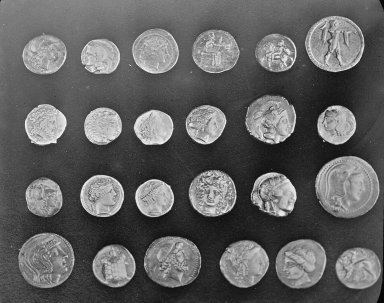
#> input picture skimage.data.coins(), 384 x 303 px
$ jupyter execute 'Exercise 2.ipynb'   (older library calls are emulated)
#> lines starting #> are read from the running program, lines starting #| are printed output that depends on the picture; after the words box and inside, x2 and y2 are one past the last pixel; in counts of white or black regions, pixels touching at a corner belong together; long printed decimals are rounded
<a href="https://colab.research.google.com/github/Mahsa-Goudarzi/ComputerVision/blob/main/M2_Image%20Segmentation/Exercise%202.ipynb" target="_parent"></a>

# Module 2: IMAGE SEGMENTATION

Christian Mata, PhD

# Exercise 2

**Before starting:**

- Create a GitHub repository to upload the solution of this exercise.
- Share this GitHub link to your professor.

**Objectives**

Generate a single Python notebook implementing and answering the following questions:

🔹 **Task 1:** Load an image and apply a thresholding method. Analyze and discuss the segmentation results.

[cell 1]
import matplotlib.pyplot as plt
from skimage.data import coins
from skimage.filters import threshold_otsu
from skimage.util import img_as_ubyte

# Load image
image = coins()
#> image is the input picture: shape (303, 384); min 1, max 252, mean 96.9
# 'coins' is already grayscale, so we dont need to convert it to grayscale

# Compute Otsu's threshold
thresh = threshold_otsu(image)
#> thresh = 107

# Apply threshold to get binary image
binary = image > thresh
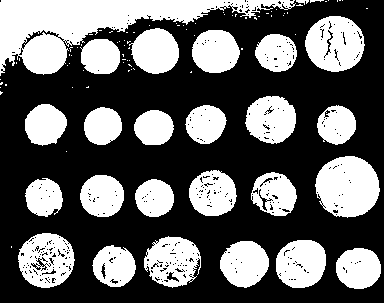
#> binary: shape (303, 384) bool; 38.8% white; 96 white regions (70 under 20 px), largest, box (x1, y1, x2, y2) and area: (0, 0, 296, 76) 8792, (315, 156, 380, 218) 3062, (305, 16, 365, 72) 2459

# Plot original and thresholded images
fig, axes = plt.subplots(1, 2, figsize=(10, 5))
axes[0].imshow(image, cmap='gray')
axes[0].set_title('Original Image')
axes[0].axis('off')

axes[1].imshow(binary, cmap='gray')
axes[1].set_title(f'Segmented (Otsu Threshold = {thresh})')
axes[1].axis('off')

plt.tight_layout()
plt.show()
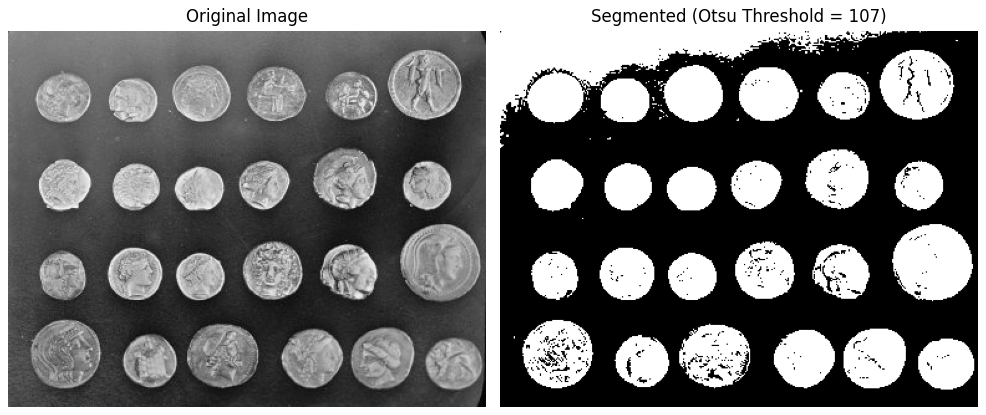
#> figure drawn by matplotlib, 2 panels

# Otsu's method finds a global threshold that separates foreground from background by maximizing inter-class variance.
# On images like coins, it does a fair job separating the coins from the background, but shadows or overlapping coins may be problematic.
# Works best when there is a clear bimodal histogram.
# Limitations: fails when the image has varying lighting or uneven background. Use threshold_local in that case.

[cell 2]
# Trying a different thresold method on th same image: threshold_local
# It computes a threshold for each pixel based on its local neighborhood, which works better when the lighting varies across the image.
# This approach handles shadows and uneven illumination much better than Otsu.
# You'll often get more accurate separation of objects like coins, especially at the edges or under varied lighting.

from skimage.filters import threshold_local

# Apply local thresholding
block_size = 101  # size of the neighborhood
local_thresh = threshold_local(image, block_size, offset=10)
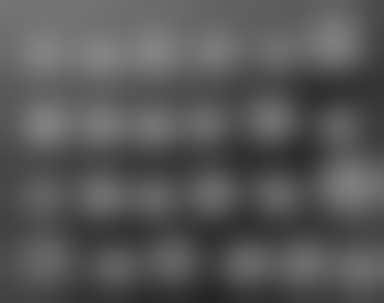
#> local_thresh: shape (303, 384) float64; min 36.62, max 131.4, mean 86.9
binary_local = image > local_thresh
#> binary_local: shape (303, 384) bool; 46.1% white; 339 white regions (302 under 20 px), largest, box (x1, y1, x2, y2) and area: (0, 0, 384, 303) 11622, (315, 156, 380, 218) 3122, (305, 16, 365, 72) 2438

# Display original and segmented image
fig, axes = plt.subplots(1, 2, figsize=(12, 6))
axes[0].imshow(image, cmap='gray')
axes[0].set_title('Original Image')
axes[0].axis('off')

axes[1].imshow(binary_local, cmap='gray')
axes[1].set_title(f'Segmented (Local Threshold, block size = {block_size})')
axes[1].axis('off')

plt.tight_layout()
plt.show()

🔹 **Task 2:** Load an image and apply an unsupervised segmentation method (e.g., K-Means). Evaluate and comment on the outcome.

[cell 3]
import numpy as np
import matplotlib.pyplot as plt
from skimage import data
from sklearn.cluster import KMeans

# Load the Chelsea (cat) color image
image = data.chelsea()
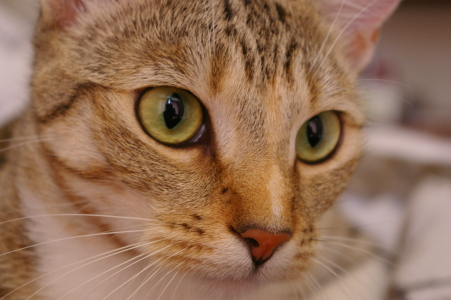
#> input picture skimage.data.chelsea(), 451 x 300 px
#> image is the input picture: shape (300, 451, 3); mean R, G, B 147.7, 111.4, 86.8

# Normalize pixel values to [0, 1]
image = image / 255.0

# Reshape image to (num_pixels, 3) for RGB clustering
pixels = image.reshape(-1, 3)

# Apply K-Means clustering
k = 4
kmeans = KMeans(n_clusters=k, random_state=0, n_init=10)
labels = kmeans.fit_predict(pixels)

# Map cluster labels back to the original shape
segmented_image = kmeans.cluster_centers_[labels].reshape(image.shape)
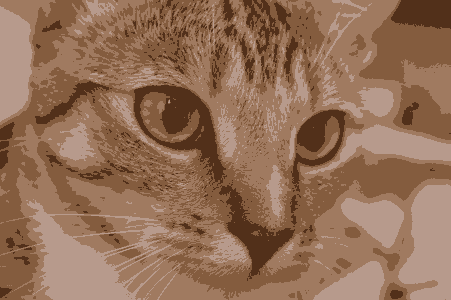
#> segmented_image: shape (300, 451, 3) float64; mean R, G, B 0.579, 0.437, 0.341

# Plot the original and segmented images
fig, axes = plt.subplots(1, 2, figsize=(12, 6))
axes[0].imshow(image)
axes[0].set_title("Original 'chelsea' Image")
axes[0].axis('off')

axes[1].imshow(segmented_image)
axes[1].set_title(f"K-Means Segmentation (k={k})")
axes[1].axis('off')

plt.tight_layout()
plt.show()

#This method ignores spatial structure, so adjacent pixels might belong to different clusters if their colors differ significantly.

🔹 **Task 3:** Load an image and apply a supervised segmentation method (e.g., with annotated labels or using a classifier). Discuss the effectiveness and limitations.

[cell 4]
from google.colab import drive
drive.mount('/content/drive')

[cell 5]
import skimage as sk
import matplotlib.pyplot as plt
from skimage import io
import os
from matplotlib import gridspec

# Path of the folder in your google drive unit where you have the images:

path = '/content/drive/MyDrive/uni/ComputerVision/'

I_train = sk.io.imread(os.path.join(path,'vessels_train.jpg'))
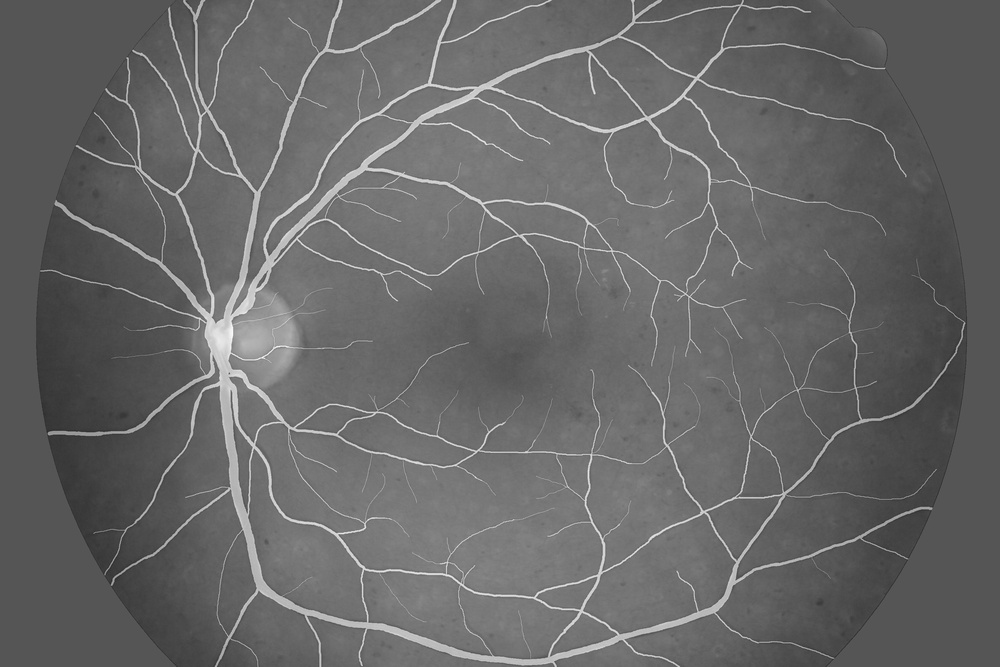
#> input picture M2_Image Segmentation/vessels_train.jpg, 1000 x 667 px, shrunk from 3504 x 2336 before the run, found by its file name
#> I_train is the input picture: shape (667, 1000); min 41, max 252, mean 103.1
I_train_GT = sk.io.imread(os.path.join(path,'vessels_train_GT.tif'))
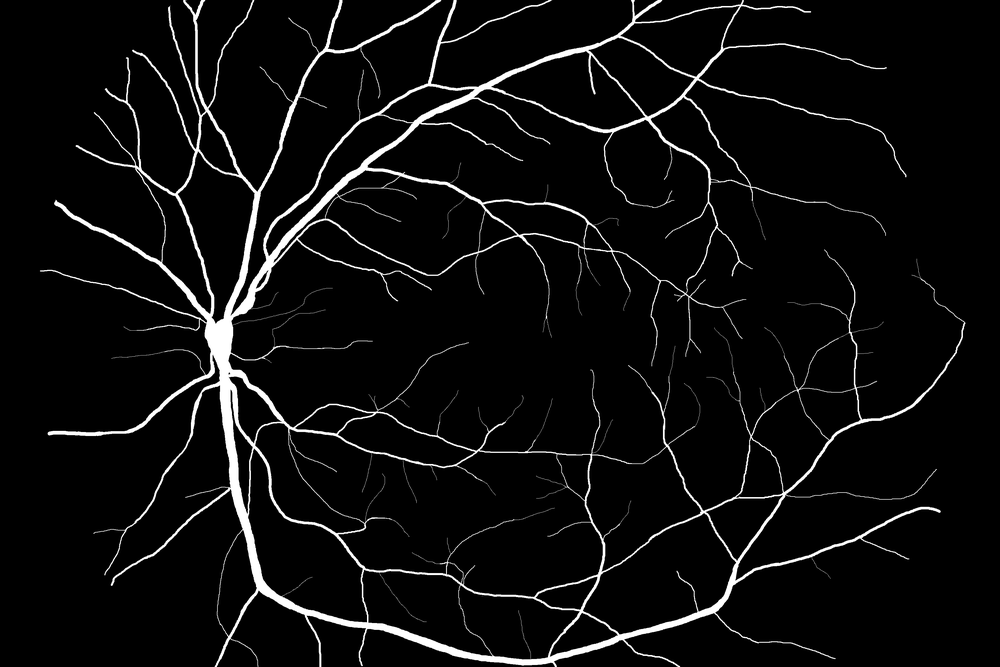
#> input picture M2_Image Segmentation/vessels_train_GT.tif, 1000 x 667 px, shrunk from 3504 x 2336 before the run, found by its file name
#> I_train_GT is the input picture: shape (667, 1000); min 0, max 255, mean 13.2
I_test = sk.io.imread(os.path.join(path,'vessels_test.jpg'))
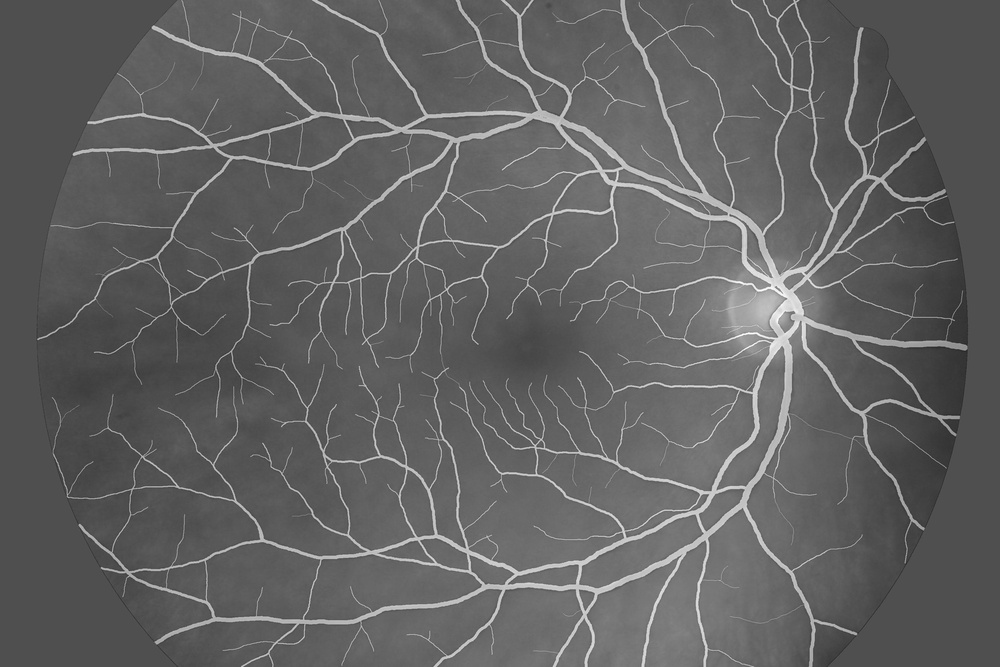
#> input picture M2_Image Segmentation/vessels_test.jpg, 1000 x 667 px, shrunk from 3504 x 2336 before the run, found by its file name
#> I_test is the input picture: shape (667, 1000); min 39, max 255, mean 97.5
I_test_GT = sk.io.imread(os.path.join(path,'vessels_test_GT.tif'))
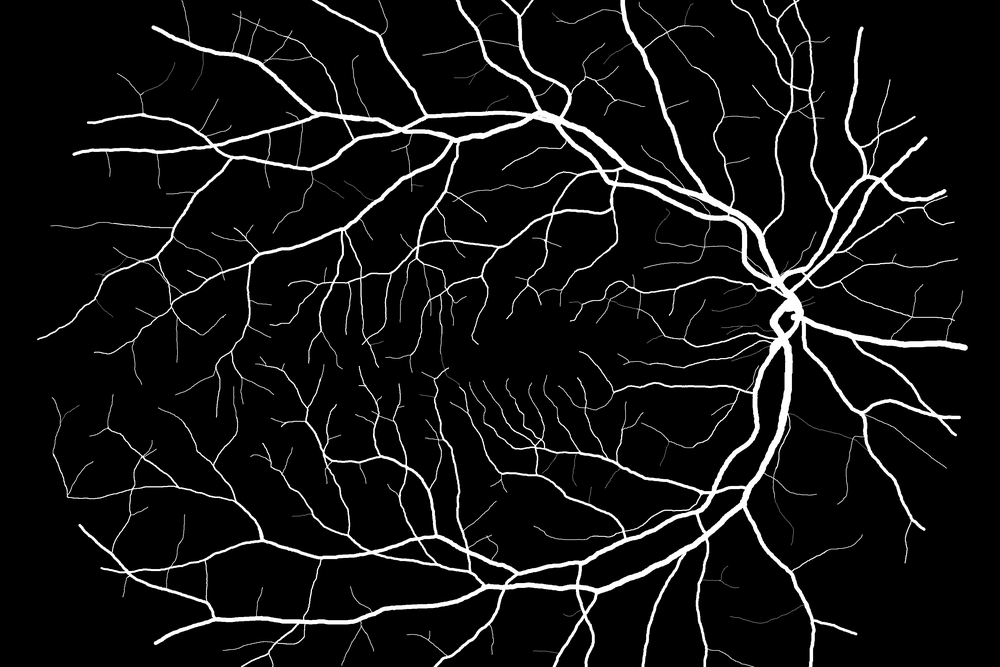
#> input picture M2_Image Segmentation/vessels_test_GT.tif, 1000 x 667 px, shrunk from 3504 x 2336 before the run, found by its file name
#> I_test_GT is the input picture: shape (667, 1000); min 0, max 255, mean 17.5

fig = plt.figure(figsize=(15, 15))
gs = gridspec.GridSpec(2, 2)

ax0 = fig.add_subplot(gs[0,0])
ax0.imshow(I_train, cmap=plt.cm.gray)
ax0.set_title('Training image')
ax0.set_axis_off()

ax1 = fig.add_subplot(gs[0,1])
ax1.imshow(I_train_GT, cmap=plt.cm.gray)
ax1.set_title('Ground Truth training image')
ax1.set_axis_off()

ax2 = fig.add_subplot(gs[1,0])
ax2.imshow(I_test, cmap=plt.cm.gray)
ax2.set_title('Test image')
ax2.set_axis_off()

ax3 = fig.add_subplot(gs[1,1])
ax3.imshow(I_test_GT, cmap=plt.cm.gray)
ax3.set_title('Groudth Truth test image')
ax3.set_axis_off()

plt.tight_layout()
plt.show()

[cell 6]
#Gaussian Naive Bayes

from sklearn.naive_bayes import GaussianNB

v_train_GT = I_train_GT.reshape(I_train_GT.shape[0]*I_train_GT.shape[1],1).astype(np.bool)

# reshape training image as 1d array:
v_I_train = I_train.reshape(I_train.shape[0]*I_train.shape[1],1).astype(np.uint8)

# Apply to predict test image:
v_I_test = I_test.reshape(I_test.shape[0]*I_test.shape[1],1).astype(np.uint8) # reshape image as 1d array

gnb_model = GaussianNB()
gnb_model.fit(v_I_train, v_train_GT.ravel()) # Train with training image and training Ground Truth

# Predict the test image:
v_gnb = gnb_model.predict(v_I_test)
I_gnb = np.array(v_gnb).reshape(I_test.shape[0],I_test.shape[1]).astype(np.uint8) # Shape back result as image
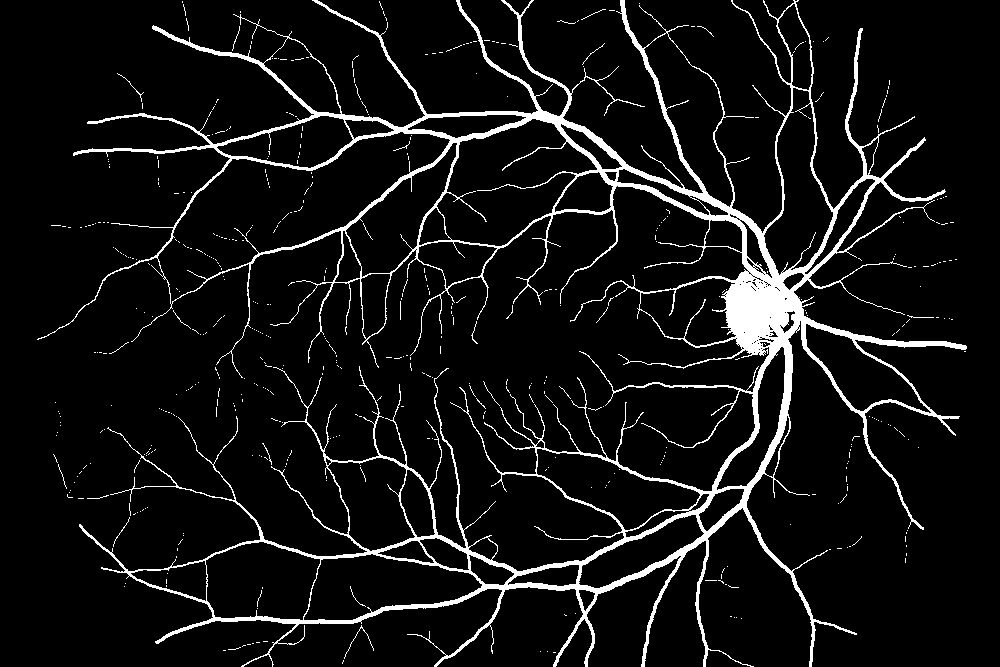
#> I_gnb: shape (667, 1000); values 0 (black) and 1 (white), 7.3% white; 528 white regions (511 under 20 px), largest, box (x1, y1, x2, y2) and area: (37, 0, 967, 667) 46709, (344, 625, 374, 659) 60, (117, 73, 144, 102) 40

import matplotlib.pyplot as plt
fig, ax = plt.subplots(1, 2, figsize=(20, 20))

ax[0].imshow(I_test_GT, cmap=plt.cm.gray)
ax[0].set_title('Test Ground truth')
ax[0].set_axis_off()

ax[1].imshow(I_gnb, cmap=plt.cm.gray)
ax[1].set_title('GNB segmentation')
ax[1].set_axis_off()

plt.show()

[cell 7]
from sklearn.metrics import confusion_matrix

v_test_GT = I_test_GT.reshape(I_test_GT.shape[0]*I_test_GT.shape[1],1).astype(np.bool)

CM_gnb = confusion_matrix(v_test_GT,np.array(v_gnb).astype(np.bool))
#> CM_gnb = [[553632, 2256], [64489, 46623]]
tn, fp, fn, tp = CM_gnb.ravel()
#> tn = 553632; fp = 2256; fn = 64489; tp = 46623
TPR_gnb = tp/(tp+fn)
#> TPR_gnb = 0.42
FPR_gnb = fp/(fp+tn)
#> FPR_gnb = 0.00406
DSC_gnb = 2*tp/(2*tp+fp+fn)
#> DSC_gnb = 0.583

print('GNB Segmentation: TPR={}, FPR={}, DSC={}'.format(TPR_gnb,FPR_gnb,DSC_gnb))
#| GNB Segmentation: TPR=0.4196, FPR=0.004058, DSC=0.5828
